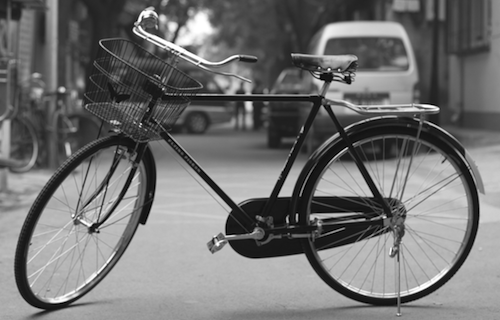
#> input picture bycicle.png, 500 x 320 px
$ jupyter execute --allow-errors Midterm_CV.ipynb   (older library calls are emulated)
#> lines starting #> are read from the running program, lines starting #| are printed output that depends on the picture
# Midterm Exam
## Each task of the exam is performed on the original images, unless the reverse is said
## At the end of the exam, you need to commit Jupiter's notebook into GitHab in the machine vision repository in a separate folder called Midterm. Each task must be commited in separate corresponding file, e.g. Task1.ipynb.

### Task 1
Apply each filter to image, specify which properties corresponds to filters

(1) corresponds to a low-pass filter in the frequency domain; (2) less than the other specified noise-canceling filters, blurs edges; (3) increases the sharpness of the image (4) works slower than the other specified noise-canceling filters; (5) is not a noise canceling filter; (6) poorly removes noise such as "salt and pepper"; (7) will destroy all lines of one pixel thickness in the image

### Task 2
Construct a histogram of the brightness of the image. Apply the operation "linear stretching of brightness" and "the gray world" to the image. Operation "the gray world" needs to be realized independently. The mean can be called three times.

### Task 3
Shake the image with a noise like "salt and pepper". Suppress noise with a median filter. Map the difference between the original and noisy images, and between the adjusted and the original.

### Task 4

Apply the Canny and Sobel edge selection filters to the image. Try different options. Output the result of the selection of edges on the original color image in red.

[cell 1]
#task1
import numpy as np
import cv2
from matplotlib import pyplot as plt
import matplotlib.image as im
import os
import skimage
from skimage import io
from scipy import ndimage
img = io.imread(os.path.join("bycicle.png"), as_grey=True)
#> img is the input picture: shape (320, 500); min 0, max 255, mean 114.2
filt1 = 1/16*np.array([[1, 2, 1],[2, 4, 2],[1, 2, 1]], dtype = 'float32')
filt2 = 1/5*np.array([[0, 1, 0],[1, 1, 1],[0, 1, 0]], dtype = 'float32')
filt4 = np.array([[-1, -2, -1],[-2, 12, -2],[-1, -2, -1]], dtype = 'float32')
filt5 = np.array([[-1, -2, -1],[0, 0, 0],[1, 2, 1]], dtype = 'float32')
#> (the rest of this cell did not finish here and is left out)

[cell 2]
#task 2
import matplotlib.pyplot as plt
import matplotlib.image as img
from scipy import ndimage
import numpy as np
import cv2
import os
from skimage import io

def func(img_color, x):
    return np.sum(img_color)/x
image = io.imread(os.path.join("Rus1.jpg"))
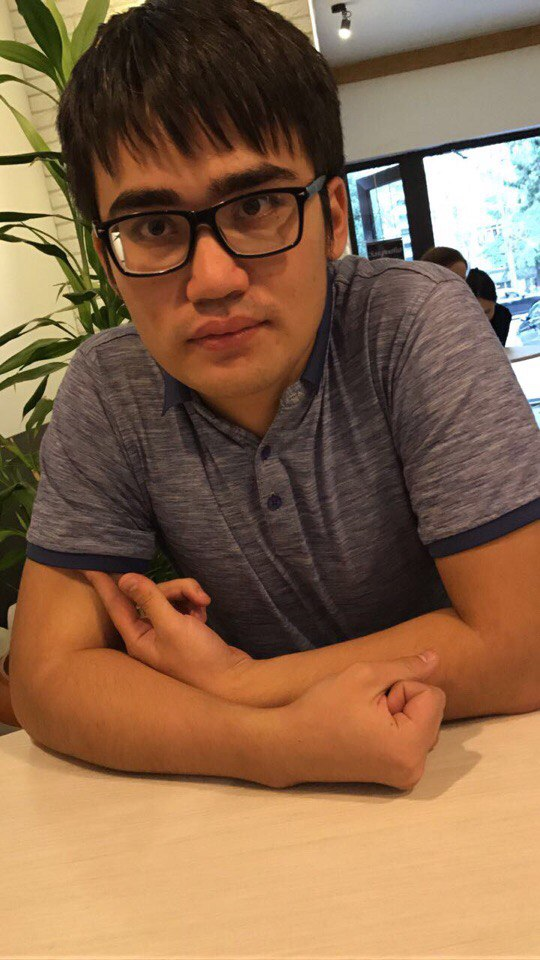
#> input picture Rus1.jpg, 540 x 960 px
#> image is the input picture: shape (960, 540, 3); mean R, G, B 137.6, 104, 76
copy = image
miN = np.amin(image)
#> miN = 0
maX = np.amax(image)
#> maX = 255
lin_out = (255*(image-miN))/(maX-miN)
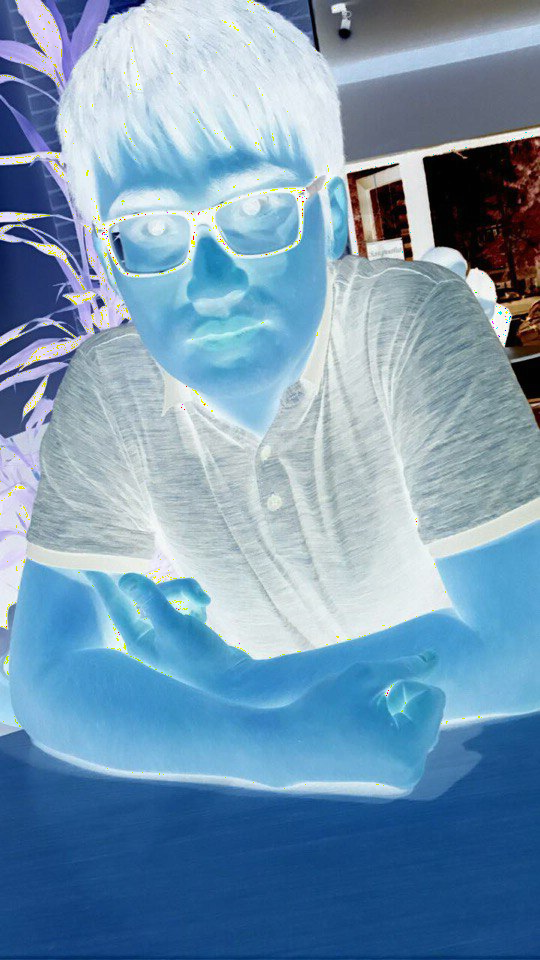
#> lin_out: shape (960, 540, 3) float64; mean R, G, B 0.464, 0.596, 0.702
r, g, b = copy[:,:,0], copy[:,:,1], copy[:,:,2]
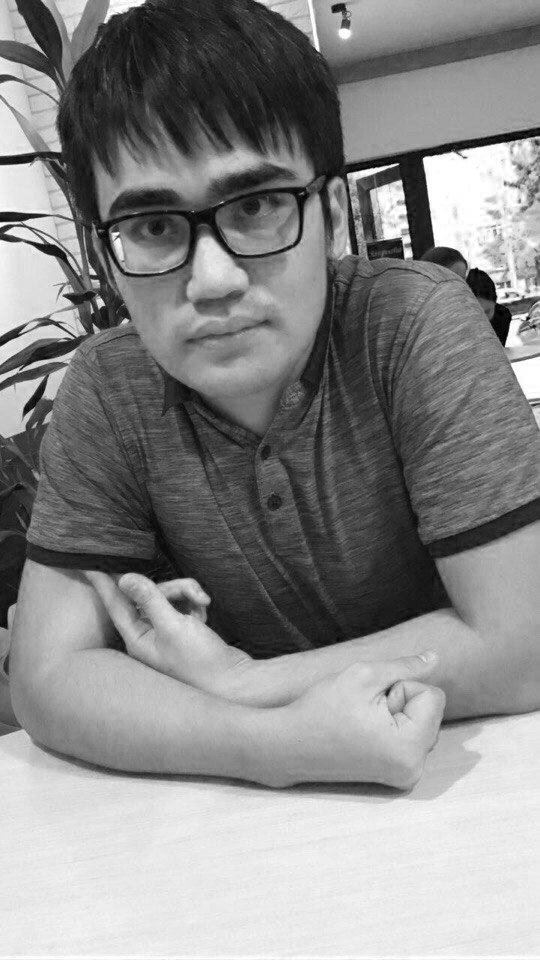
#> r: shape (960, 540); min 0, max 255, mean 137.6
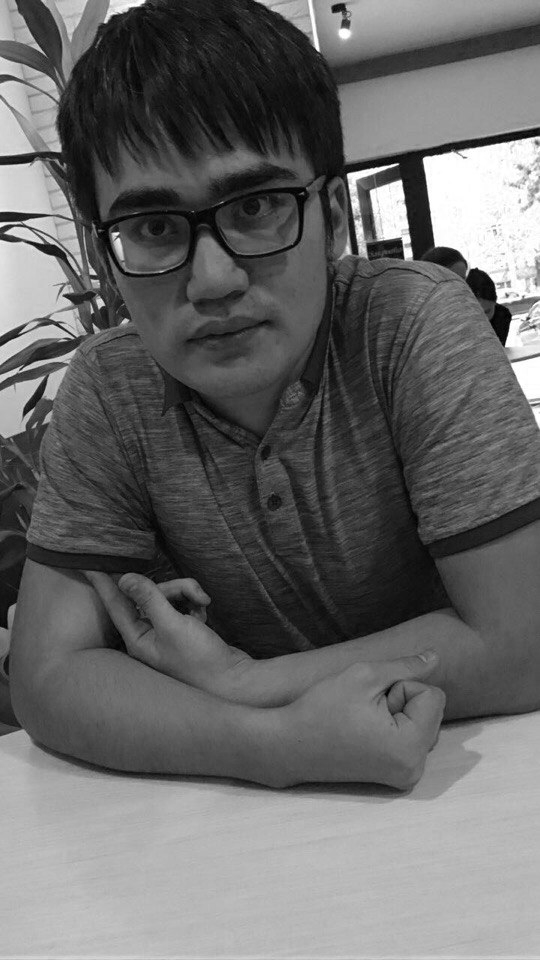
#> g: shape (960, 540); min 0, max 255, mean 104
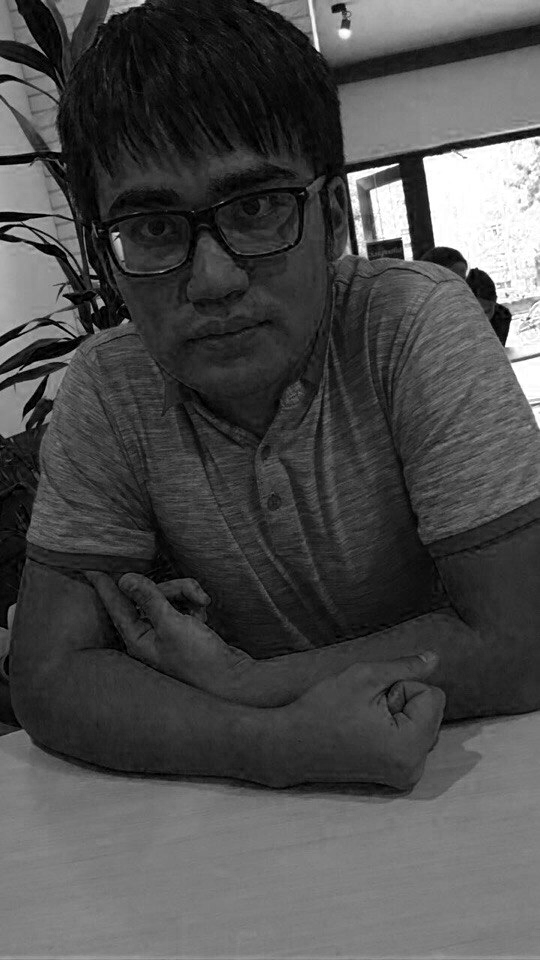
#> b: shape (960, 540); min 0, max 255, mean 76
n = copy.shape[0]
#> n = 960
avg_red = func(r, n)
#> avg_red = 74279.9
avg_green = func(g, n)
#> avg_green = 56136.8
avg_blue = func(b, n)
#> avg_blue = 41026.3
avg = (avg_red + avg_green + avg_blue)/3
#> avg = 57147.7
copy[:,:,0] = r * avg/avg_red
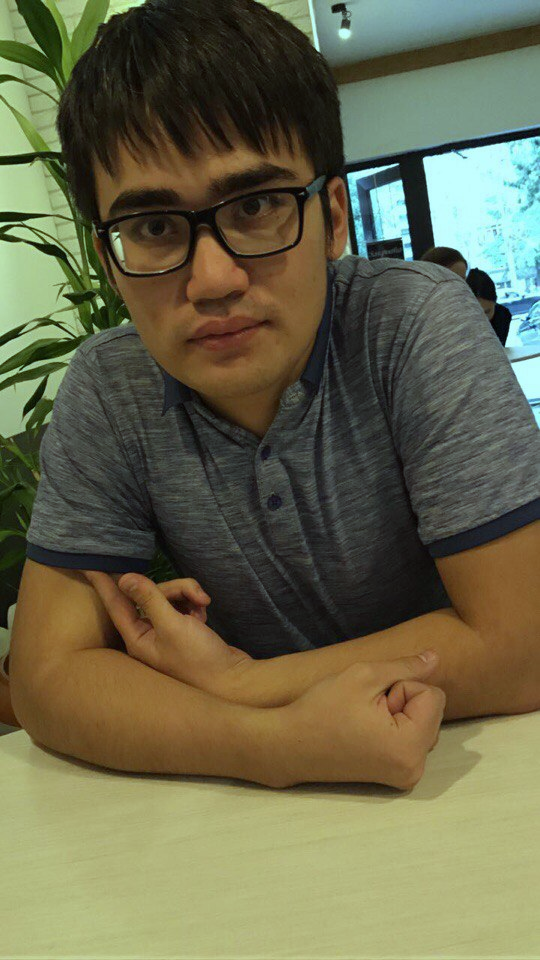
#> copy: shape (960, 540, 3); mean R, G, B 105.4, 104, 76
copy[:,:,1] = g * avg/avg_green
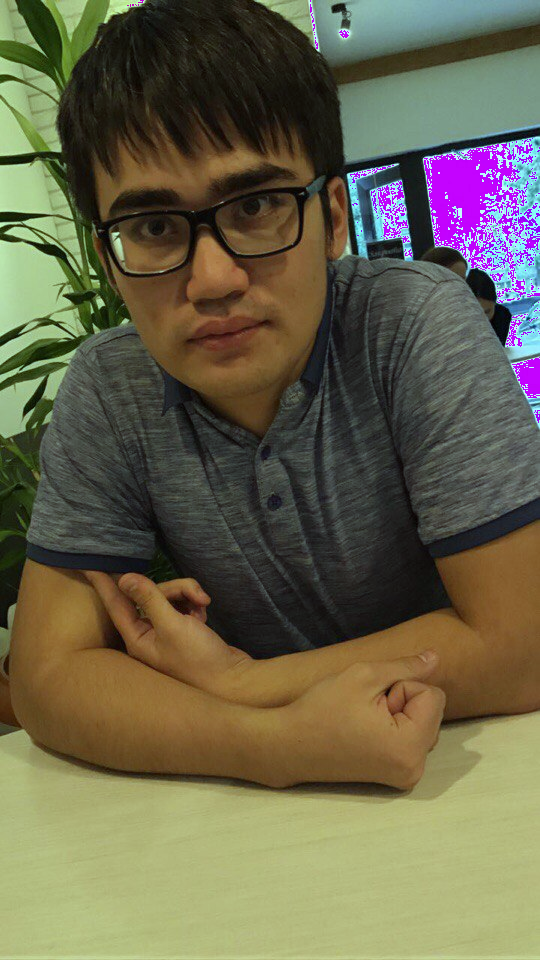
#> copy: shape (960, 540, 3); mean R, G, B 105.4, 100.5, 76
copy[:,:,2] = b * avg/avg_blue
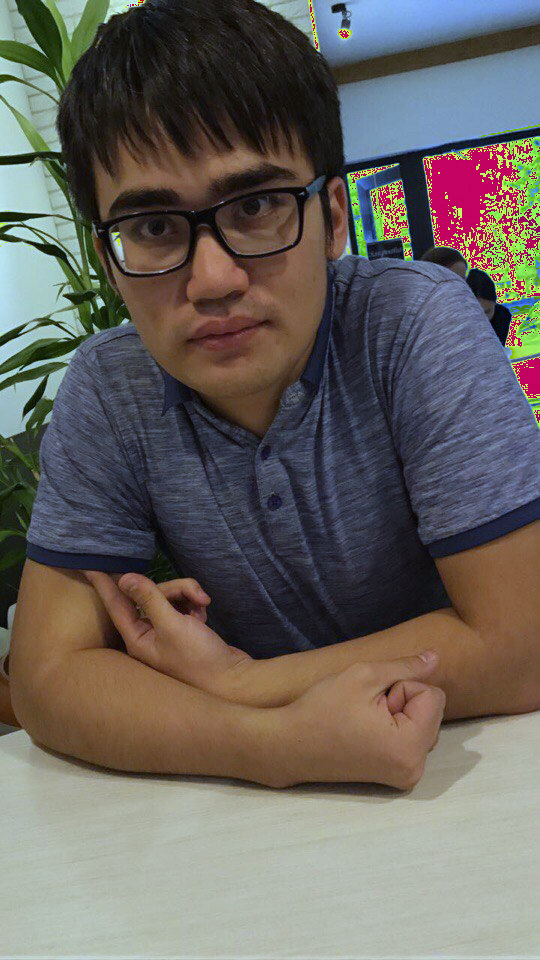
#> copy: shape (960, 540, 3); mean R, G, B 105.4, 100.5, 95.6
#Plotting all figures
plt.hist(image.flatten(),256,[0,256])
plt.title('Histogram')
fig = plt.figure(figsize = (20, 15))
plt.subplot(221), plt.imshow(copy)
plt.title('Gray')
plt.subplot(222), plt.imshow(lin_out, cmap = 'gray')
plt.title('Linear Stretching')
plt.show()
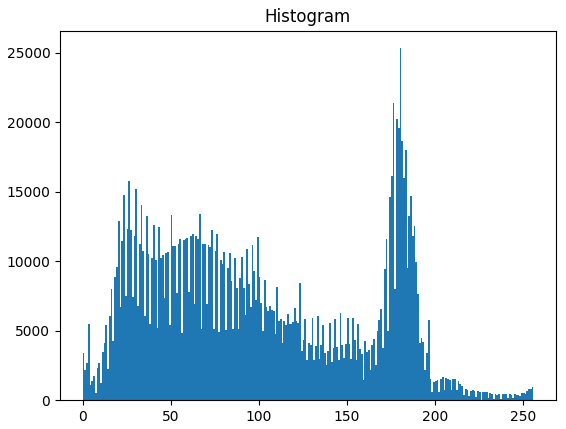
#> figure drawn by matplotlib, 1 panel; tallest bar 25319 high, from x = 180 to 181

[cell 3]
#task 3
import numpy as np
import cv2
from matplotlib import pyplot as plt
import matplotlib.image as im
import os
import skimage
from skimage import io
from scipy import ndimage
img = io.imread("bycicle.png", as_grey=True)
#salt and pepper noise
#> (the rest of this cell did not finish here and is left out)

[cell 4]
#task4
import numpy as np
#from skimage import data
import matplotlib.pyplot as plt
import scipy
from scipy import ndimage as ndi
from skimage import feature
im = np.zeros((128, 128))
im[32:-32, 32:-32] = 1
im = ndi.rotate(im, 15, mode='constant')
im = ndi.gaussian_filter(im, 4)
im += 0.2 * np.random.random(im.shape)
edges1 = feature.canny(im)
edges2 = feature.canny(im, sigma=3)


dx = ndi.sobel(im, 0)
dy = ndi.sobel(im, 1)
mag = np.hypot(dx, dy)
mag *= 255.0 / np.max(mag)

# Plotting
fig, (ax1, ax2, ax3, ax4) = plt.subplots(nrows=1, ncols=4, figsize=(8, 3),
                                    sharex=True, sharey=True)

ax1.imshow(im, cmap=plt.cm.gray)
ax1.axis('off')
ax1.set_title('Noise image', fontsize=20)

ax2.imshow(edges1, cmap=plt.cm.gray)
ax2.axis('off')
ax2.set_title('Canny, $\sigma=1$', fontsize=20)

ax3.imshow(edges2, cmap=plt.cm.gray)
ax3.axis('off')
ax3.set_title('Canny, $\sigma=3$', fontsize=20)

ax4.imshow(mag, cmap=plt.cm.gray)
ax4.axis('off')
ax4.set_title('Sobel', fontsize=20)

fig.tight_layout()

plt.show()
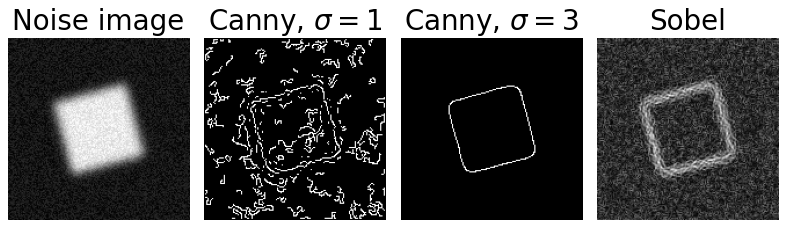
#> figure drawn by matplotlib, 4 panels
